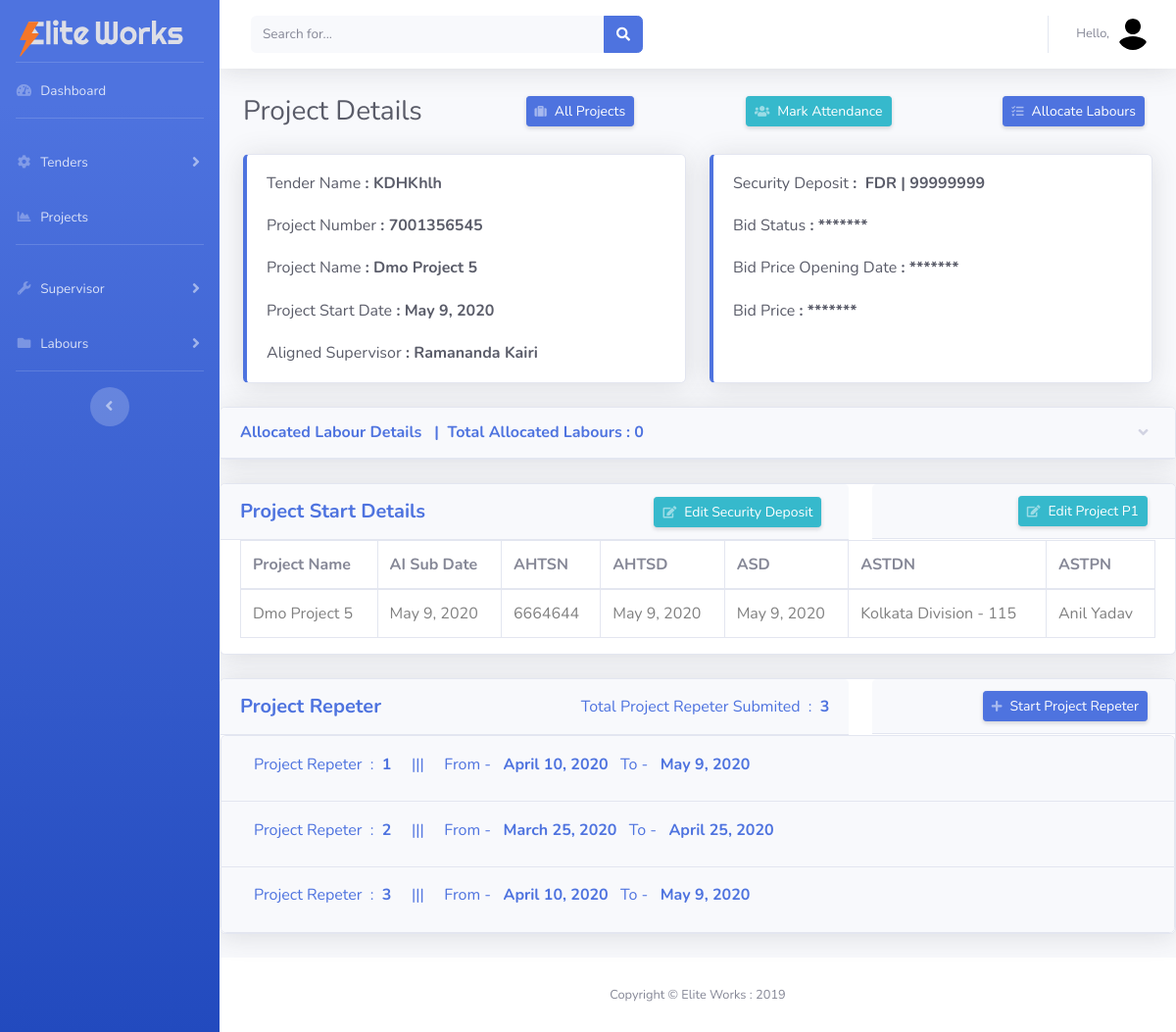
The page /project_details/7 (signed in) on the database as committed earlier.
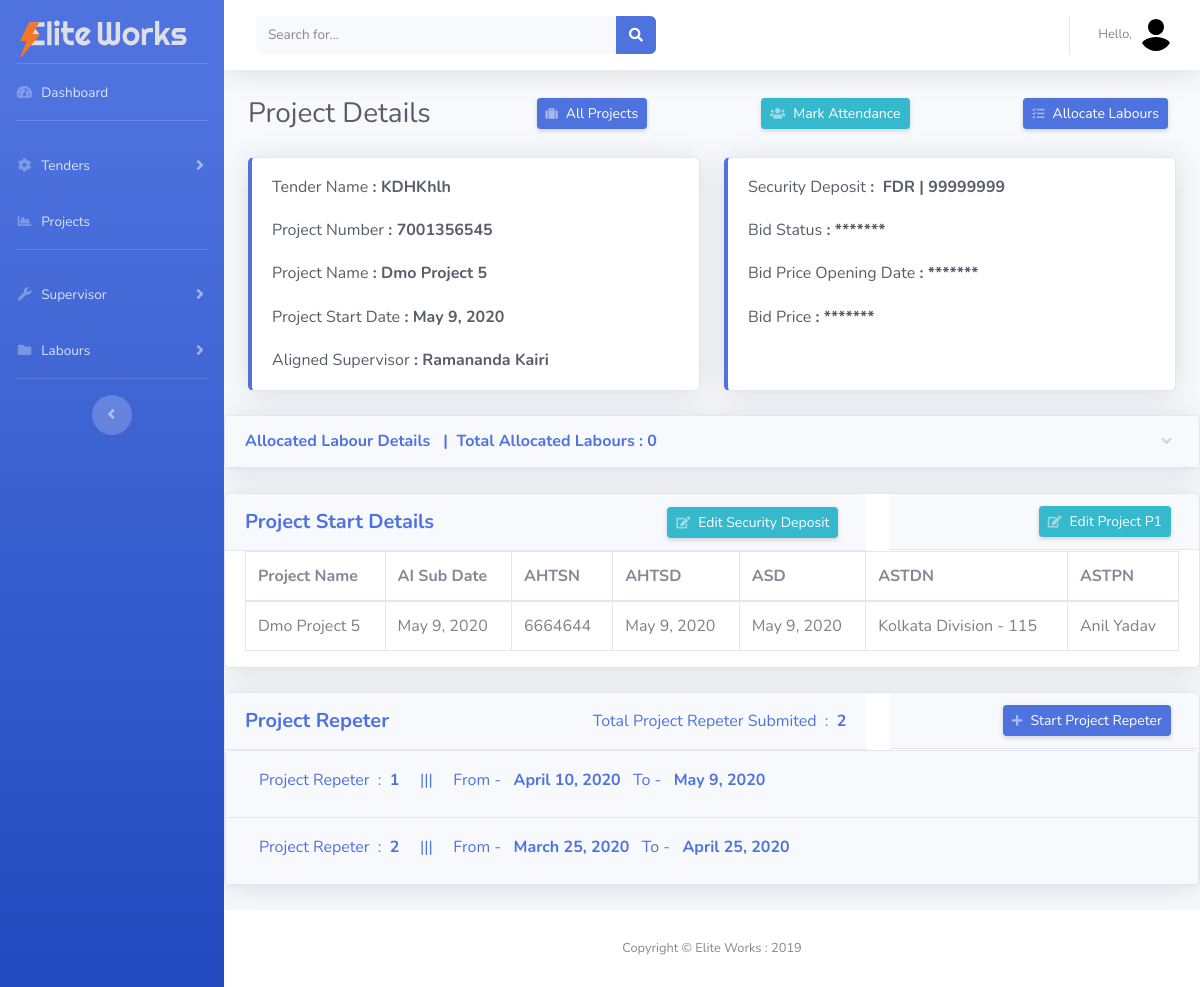
The same page on the database as committed later.
### project/models.py (models this page shows, shortened)
class Security_Deposit(models.Model):
    DD = 'DD'
    FDR = 'FDR'
    BG = 'BG'
    project = models.ForeignKey(Projects, on_delete=models.CASCADE, null=True)
    STATUS = [(DD, 'DD'), (FDR, 'FDR'), (BG, 'BG')]
    deposit_type = models.CharField(
        max_length=10, choices=STATUS, default=None)
    cretion_date = models.DateField('Creation Date', default=timezone.now)
    submission_date = models.DateField('Submission Date', default=timezone.now)
    bank_name = models.CharField(
        'Bank Name', max_length=50, null=True, blank=True)
    amount = models.CharField('Amount', max_length=10, null=True, blank=True)
    validity = models.DateField(
        'Validity', default=timezone.now, null=True, blank=True)
    maturity_amount = models.CharField(
        'Maturity Amount', max_length=50, blank=True)
    support_doc = models.FileField(
        'Supportive Document', null=True, blank=True)
    class Meta:
        verbose_name = 'Security Deposit'
        verbose_name_plural = 'Security Deposit'

class ProjectStart(models.Model):
    project = models.ForeignKey(Projects, on_delete=models.CASCADE, null=True)
    ai_sub_date = models.DateField(
        'Agreement & Indemnity Bond Submission Date', default=timezone.now)
    ai_upload = models.FileField(
        'Agreement & Indemnity Bond Upload', null=True)
    ahtsn = models.CharField(
        'Agreement Handover to Supervisor Name', max_length=50)
    ahts = models.DateField(
        'Agreement Handover to Supervisor Date', default=timezone.now, null=True)
    asd = models.DateField('Agreement Submission Date',
                           default=timezone.now, null=True)
    astdn = models.CharField(
        'Agreement Submission to (Division Name)', max_length=50)
    astpn = models.CharField(
        'Agreement Submission to (Person Name)', max_length=50)
    class Meta:
        verbose_name = 'Project Start'
        verbose_name_plural = 'Project Start'

class Projects(models.Model):
    tender = models.ForeignKey(Tender, on_delete=models.CASCADE)
    superviser = models.ForeignKey(
        on_delete=models.CASCADE, to='manpower.SuperVisors', null=True)
    project_number = models.CharField(
        'Project Number', max_length=200, blank=False, null=True)
    project_name = models.CharField(
        'Project Name', max_length=200, blank=False, null=True)
    project_start_date = models.DateField(
        'Project Start Date', default=timezone.now)
    def __str__(self):
        return self.tender.tender_number + "-" + self.project_name
    class Meta:
        verbose_name = 'Project'
        verbose_name_plural = 'Project'

class ProjectRepeter(models.Model):
    Assistant = 'Assistant'
    Engineer = 'Engineer'
    Division_Office = 'Division Office'
    Supervisor = 'Supervisor'
    POSITION = [(Assistant, 'Assistant'), (Engineer, 'Engineer'),
                (Division_Office, 'Division Office'), (Supervisor, 'Supervisor')]
    project = models.ForeignKey(Projects, on_delete=models.CASCADE, null=True)
    from_date = models.DateField('From Date', default=(
        date.today()-timedelta(days=30)).isoformat())
    to_date = models.DateField('To Date', default=timezone.now)
    cover_letter = models.FileField('Covering Letter Copy')
    invoice_copy = models.FileField('Invoice Copy')
    atten_sheet = models.FileField('Attendance Sheet Copy')
    salary_sheet = models.FileField('Salary Sheet Copy')
    bank_statement = models.FileField('Bank Statement Copy')
    epf_chalan = models.FileField('EPF Chalan (Upload)')
    epf_ecr = models.FileField('EPF ECR (Upload)')
    esic_chalan = models.FileField('ESIC Chalan (Upload)')
    esic_ecr = models.FileField('ESIC ECR (Upload)')
    labor_passbook = models.FileField('Labore Passbook / BS (Upload)')
    doc_handover_date = models.DateField(
        'All Document Handover Date', default=timezone.now)
    doc_handover_option = models.CharField(
        'All Document Handover to (Options)', choices=POSITION, max_length=200, default=None)
    doc_handover_person = models.CharField(
        'All Document Handover to (Person Name)', max_length=50, null=True)
    Remarks = models.CharField(
        'Project Repeter Remarks', max_length=50, null=True)
    class Meta:
        verbose_name = 'Project Repeter'
        verbose_name_plural = 'Project Repeter'

### manpower/views.py (the view)
# urls.py: path('project_details/<int:id>', views.project_details, name='project_details'),
def project_details(request, id):
    project_obj = Projects.objects.get(id=id)
    project_start_obj = ProjectStart.objects.filter(project=project_obj)
    security_deposit_obj = Security_Deposit.objects.filter(project=project_obj)
    project_repeter = ProjectRepeter.objects.all()
    labour_obj = labour.objects.filter(project=project_obj)
    prlen = len(project_repeter)
    lablen = len(labour_obj)
    if len(project_start_obj) >= 1:
        sp = 'hide'
    else:
        sp = Projects.objects.get(id=id)
    if len(project_start_obj) < 1:
        ep = 'hide'
    else:
        ep = Projects.objects.get(id=id)
    if len(security_deposit_obj) >= 1:
        asd = 'hide'
    else:
        asd = Projects.objects.get(id=id)
    if len(security_deposit_obj) < 1:
        esd = 'hide'
    else:
        esd = Projects.objects.get(id=id)
    context = {'project_obj': project_obj,
               'project_start_obj': project_start_obj, 'ep': ep,
               'security_deposit_obj': security_deposit_obj, 'asd': asd,
               'esd': esd, 'sp': sp, 'project_repeter': project_repeter, 'prlen': prlen,
               'labour_obj': labour_obj, 'lablen': lablen,
               }
    return render(request, 'manpower/project_details.html', context)

### manpower/templates/manpower/project_details.html (shortened to what the changed rows need)
{% extends 'manpower/base.html' %}
{% block content %}
<div class="container-fluid">
    <div class="d-sm-flex align-items-center justify-content-between mb-4">
        <h1 class="h3 mb-0 text-gray-800">Project Details</h1>
    </div>
    <div class="row">
        <div class="col-xl-6 col-md-6 mb-4">
            <div class="card border-left-primary shadow h-100">
                <div class="card-body">
                    <div class="row no-gutters align-items-center">
                        <div class="col mr-2">
                            <div class="h6 mb-0 font-weight-medium text-gray-800 ">Security
                                Deposit<strong>&nbsp:&nbsp
                                    {% for sdo in security_deposit_obj %}
                                    {{sdo.deposit_type}} |
                                    {{sdo.amount}}</strong></div>
                            {% endfor %}
                            <br>
                            <br>
                            <br>
                        </div>
                    </div>
                </div>
            </div>
        </div>
    </div>
</div>
<div class="card shadow mb-4">
    <div class="row">
        <div class="col-lg-8 col-md-8 col-xs-12">
            <div class="card-header d-sm-flex align-items-center justify-content-between">
                <h5 class="m-0 font-weight-bold text-primary py-1">Project Start Details</h5>
                {% if request.user.is_staff %}
                {% for sdo in security_deposit_obj %}
                <a href="{% url 'edit_security_deposit' sdo.id %}"
                    class="{{esd}} d-xs-block mr-2 px-2 d-sm-inline-block btn btn-sm btn-info shadow-sm"><i
                        class="fas fa-edit fa-sm text-white-50 pr-2"></i>Edit Security Deposit</a>
                {% endfor %}
                {% endif %}
            </div>
        </div>
        <div class="col-lg-4 col-md-4 col-xs-12">
            <div class="card-header d-sm-flex align-items-center justify-content-end">
                {% if request.user.is_staff %}
                {% for pso in project_start_obj  %}
                <a href="{% url 'edit_project_start' pso.id project_obj.id %}"
                    class="{{ep}} d-xs-block mr-2 px-2 d-sm-inline-block btn btn-sm btn-info shadow-sm"><i
                        class="fas fa-edit fa-sm text-white-50 pr-2"></i>Edit Project P1</a>
                {% endfor %}
                {% endif %}
            </div>
        </div>
    </div>
    <div class="card-body py-0" id="tab">
        <div class="table-responsive">
            <table class="table table-bordered">
                <thead>
                    <tr>
                        <th>Project Name</th>
                        <th data-toggle="tooltip" data-placement="top"
                            title="Agreement & Indemnity Bond Submission Date">AI Sub Date</th>
                        <th data-toggle="tooltip" data-placement="top" title="Agreement Handover to Supervisor Name">
                            AHTSN</th>
                        <th data-toggle="tooltip" data-placement="top" title="Agreement Handover to Supervisor Date">
                            AHTSD</th>
                        <th data-toggle="tooltip" data-placement="top" title="Agreement Submission Date">ASD</th>
                        <th data-toggle="tooltip" data-placement="top" title="Agreement Submission to (Division Name)">
                            ASTDN</th>
                        <th data-toggle="tooltip" data-placement="top" title="Agreement Submission to (Person Name)">
                            ASTPN</th>
                    </tr>
                </thead>
                <tbody>
                    {% for pso in project_start_obj %}
                    <tr>
                        <th>{{pso.project.project_name}}</th>
                        <th>{{pso.ai_sub_date}}</th>
                        <th>{{pso.ahtsn}}</th>
                        <th>{{pso.ahts}}</th>
                        <th>{{pso.asd}}</th>
                        <th>{{pso.astdn}}</th>
                        <th>{{pso.astpn}}</th>
                    </tr>
                    {% endfor %}
                </tbody>
            </table>
        </div>
    </div>
</div>
<div class="card shadow mb-4">
    <div class="row">
        <div class="col-lg-8 col-md-8 col-xs-12">
            <div class="card-header d-sm-flex align-items-center justify-content-between">
                <h6 class="m-0 font-weight-medium text-primary py-1">Total Project Repeter Submited &nbsp;:&nbsp;
                    <strong>{{prlen}}</strong></h6>
            </div>
        </div>
    </div>
    <div class="accordion" id="accordionExample">
        {% for pr in project_repeter %}
        <div class="card">
            <div class="card-header" id="heading{{forloop.counter}}">
                <h2 class="mb-0">
                    <button class="btn btn-link" type="button" data-toggle="collapse"
                        data-target="#collapse{{forloop.counter}}" aria-expanded="false"
                        aria-controls="collapse{{forloop.counter}}">
                        <h6>Project Repeter &nbsp;:&nbsp; <strong>{{forloop.counter}}</strong> &nbsp; &nbsp; |||
                            &nbsp; &nbsp; From - &nbsp;
                            <strong>{{pr.from_date}}</strong> &nbsp; To - &nbsp; <strong>{{pr.to_date}}</strong>
                        </h6>
                    </button>
                </h2>
            </div>
        </div>
        {% endfor %}
    </div>
</div>
{% endblock content %}

Rows that differ between the two databases and show on the page:
removed ProjectRepeter: from_date "April 10, 2020", to_date "May 9, 2020"
Other text that changed with them:
{{ prlen }}: "3" → "2"
